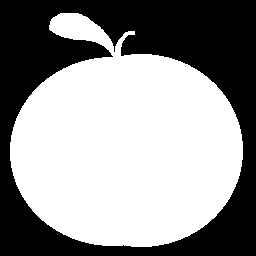
#> input picture apple-15.jpg, 256 x 256 px, found by its file name
$ python images.py   (older library calls are emulated)
#> lines starting #> are read from the running program, lines starting #| are printed output that depends on the picture; after the words box and inside, x2 and y2 are one past the last pixel; in counts of white or black regions, pixels touching at a corner belong together
import cv2
import os

#img = cv2.imread('/Users/danielruizmayo/image-ml/images/bat-11.gif',0)
img = cv2.imread('apple-15.jpg',0)
#> img is the input picture: shape (256, 256); min 0, max 255, mean 146.5
img2 = cv2.imread('apple-19.jpg',0)
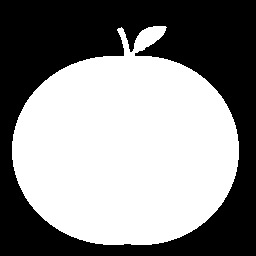
#> input picture apple-19.jpg, 256 x 256 px, found by its file name
#> img2 is the input picture: shape (256, 256); min 0, max 255, mean 138.2
#print(img)
#i dont need threshold(is right now black and white)
_,contours,hierarchy = cv2.findContours(img, cv2.RETR_EXTERNAL,cv2.CHAIN_APPROX_NONE)
#> contours = 54 contours, 53 with area under 20; largest, box (x1, y1, x2, y2) and area: (8, 8, 248, 248) 38880

cnt = contours[0]
#> cnt = [[181, 246], [181, 247], [182, 246], [183, 247], [182, 246]]
#print(cnt)
M = cv2.moments(cnt)
#> M = moments, m00 0.5, centre m10/m00, m01/m00 = (181.3, 246.3)
# M is a moment, a dictionary which gives us weighted average (moment) of the image pixels' intensities
#print( M)

area = cv2.contourArea(cnt)
#> area = 0.5
#print(area)
perimeter = cv2.arcLength(cnt,True)
#> perimeter = 6.24
#print(perimeter)

#IT is not going to be a good feature
convex= cv2.isContourConvex(cnt)
#> convex = False
#print(convex)


dst = cv2.cornerHarris(img,2,3,0.04)
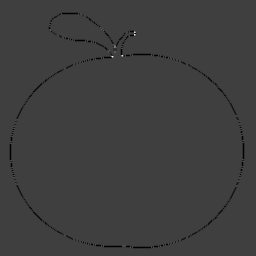
#> dst: shape (256, 256) float32; min -0.0398, max 0.121, mean -0.000419; drawn with min black and max white
#print(dst)

fast = cv2.FastFeatureDetector_create()
kp = fast.detect(img,None)
#> kp = 17 keypoints; strongest (x, y, size): (123, 55, 7), (49, 27, 7), (133, 33, 7), (52, 18, 7)
# [4 lines of commented-out code are left out]

sift = cv2.xfeatures2d.SIFT_create()

kp1, des1 = sift.detectAndCompute(img,None)
#> kp1 = 29 keypoints; strongest (x, y, size): (132, 33, 3.3), (69, 25, 20.5), (114, 45, 2), (126, 34, 3.5)
kp2, des2 = sift.detectAndCompute(img2,None)
#> kp2 = 18 keypoints; strongest (x, y, size): (136, 54, 2.2), (121, 31, 5), (152, 34, 13.1), (165, 27, 2.1)

# BFMatcher with default params
#bf = cv2.BFMatcher(cv2.NORM_HAMMING, crossCheck=True)
bf = cv2.BFMatcher(crossCheck=True)

matches = bf.match(des1,des2)
#> matches = 12 matches
#matches2 = bf.knnMatch(des1,des2)

print(len(matches))
#| 12
'''
good = []
for m,n in matches:
    if m.distance < 0.75*n.distance:
        good.append([m])
'''
#img3 = cv2.drawMatchesKnn(img,kp1,img2,kp2,matches,None,flags=2)
# Sort them in the order of their distance.
matches = sorted(matches, key = lambda x:x.distance)

# Draw first 10 matches.
img3 = cv2.drawMatches(img,kp1,img2,kp2,matches[:10],None, flags=2)
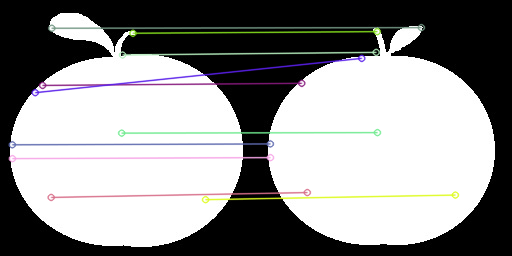
#> img3: shape (256, 512, 3); mean of channels 0, 1, 2 142.2, 142.3, 142.3; drawn as B, G, R

#img3 = cv2.drawKeypoints(img, kp, None, color=(255,0,0))
cv2.imwrite('matches.png',img3)

#print(len(matches2))

#print("# kps: {}, descriptors: {}".format(len(kp1), des1.shape))
'''
min=100000000000
min_diff=100000000000
file_diff=''
file_min=''
for filename in os.listdir('jpges'):
    clas=filename.split('-')[0]
    if filename=='.DS_Store':
        continue
    img_train = cv2.imread('jpges/'+filename,0)
    kp_train, des_train = sift.detectAndCompute(img_train,None)
    matches = bf.knnMatch(des_predict,des_train, k=30)
    matches = bf.match(des_predict,des_train)
    #matches = sorted(matches, key = lambda x:x.distance)

    #bloque corners
    key_points_train = fast.detect(img_train,None)
    diff=abs(len(key_points_pred)-len(key_points_train))

    suma=0
    count=0
    for match in matches:
        if count < 10:
            suma=suma+match.distance
            count=count+1
        else:
            break
    print(filename+ ' puntuacion: '+ str(suma) +' el numero de matches es: '+str(len(matches) ) + ' la resta de corners es: '+str(diff) )
    if suma < min:
        min=suma
        file_min=filename
    if diff < min:
        min=diff
        file_diff=filename
print(file_min+' su suma es: '+str(min))
print(file_diff+' su diff es: '+str(diff))
'''


#img4 = cv2.drawKeypoints(img, kp1, None, color=(255,0,0))
#cv2.imwrite('sift.png',img4)
